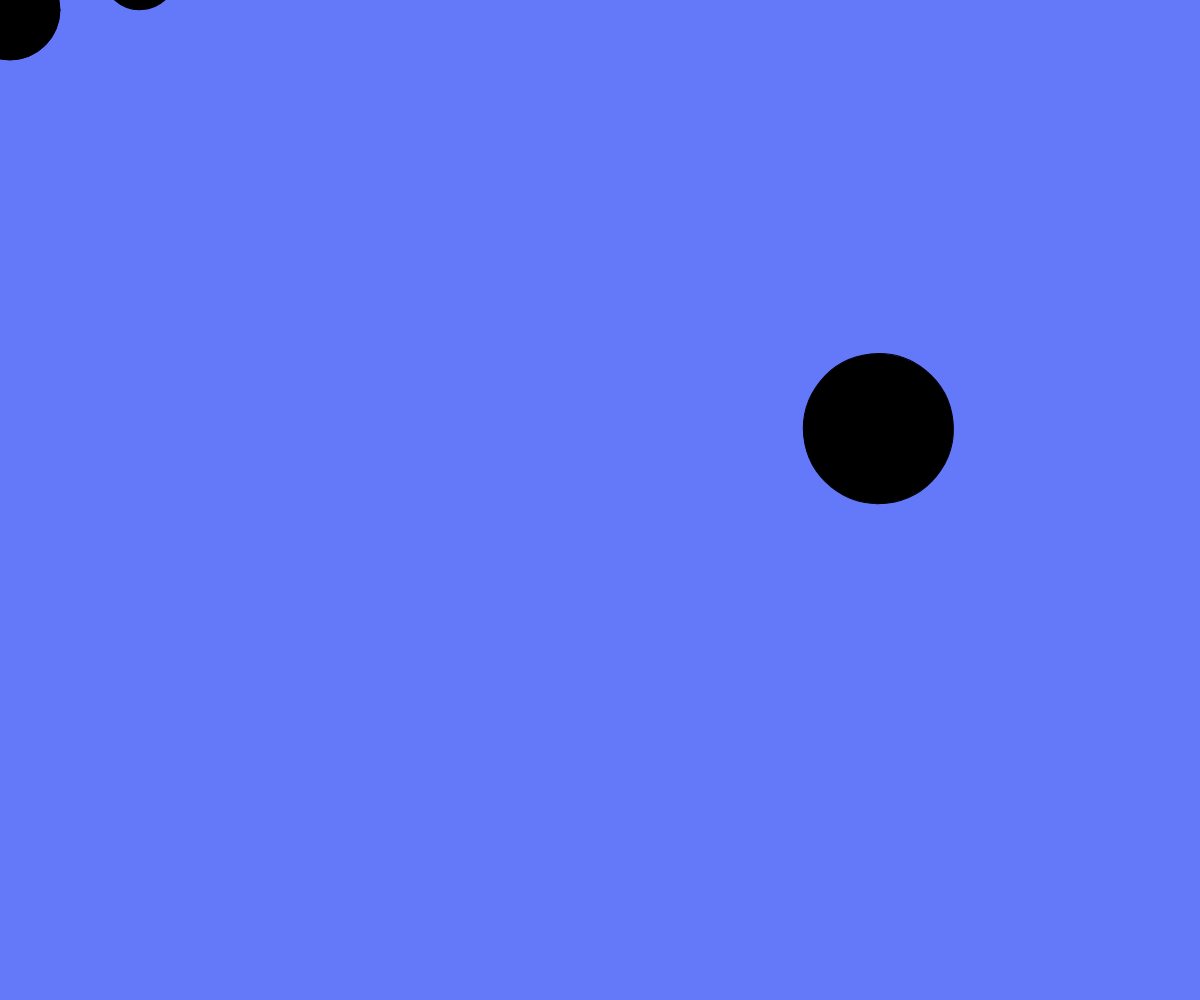
Frame 1 (no input)
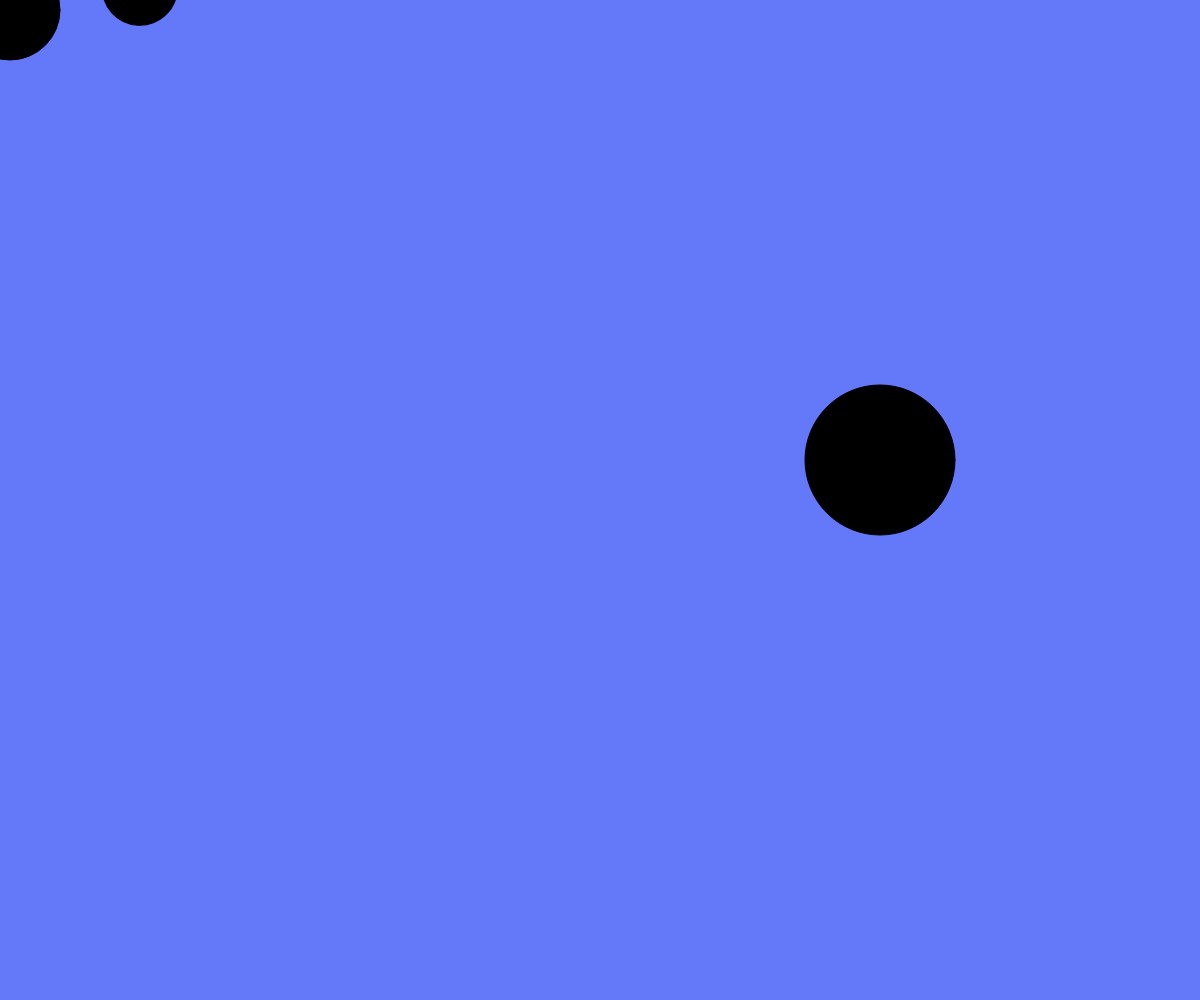
Frame 60 (no input)
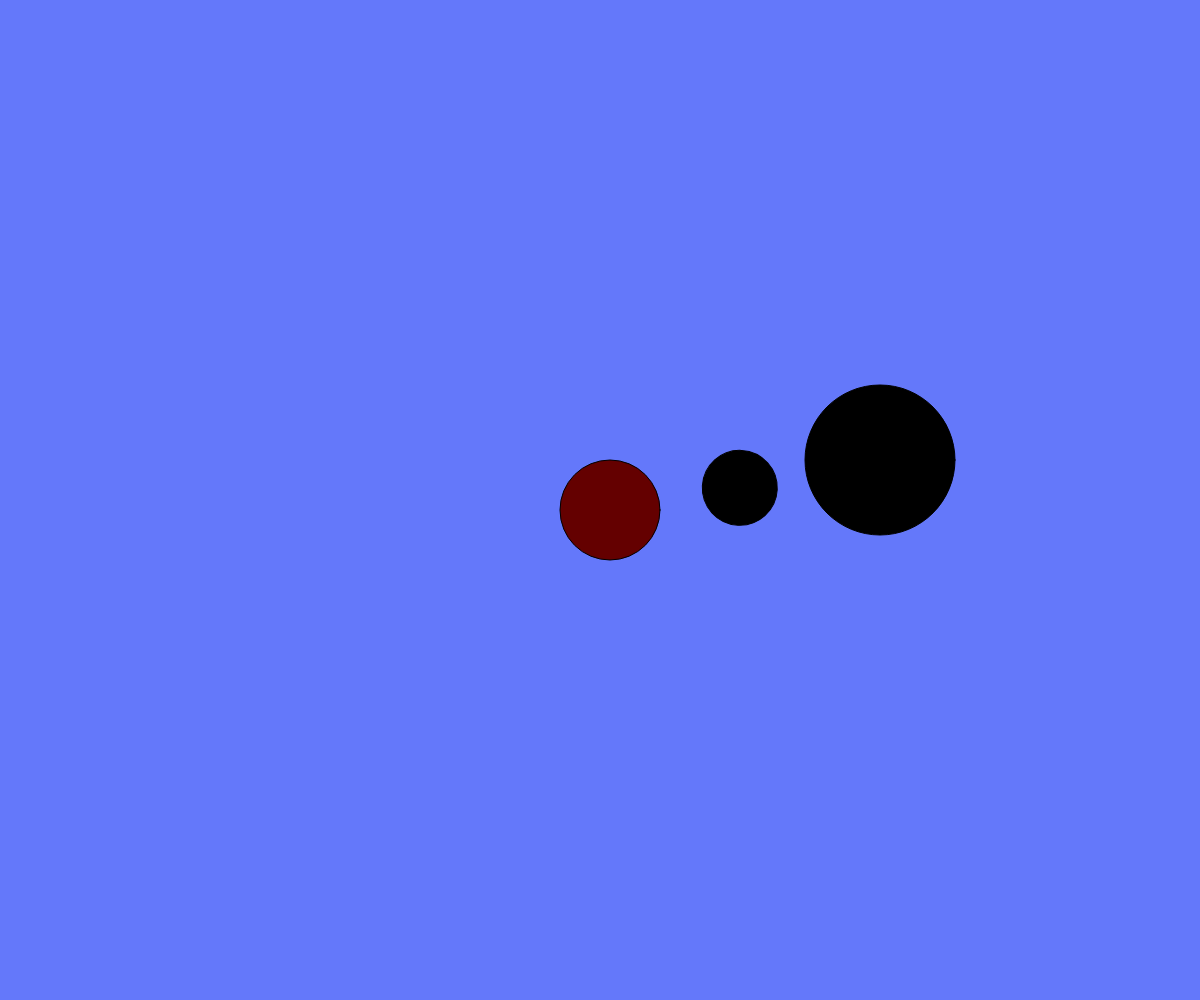
Frame 120 (the mouse pressed at the canvas centre since frame 60)

The p5.js sketch that drew these frames (run headless with seeded random() and noise() and a simulated clock; from frame 60 on, the mouse is pressed at the canvas centre):

// p5.js sketch
// ── sketch.js
//defining variables//
let ballOrbit = 0;
let ballColor1;
let ballColor2;
let ballColor3;

function setup() {
  createCanvas( windowWidth, windowHeight );
  //creating a canvas background//
  frameRate(60);
  //setting framerate//
}
//drawing the circle//
function draw() {
  //--- Mouse Ball ---//

  noCursor();
  //make the ball turn more purple as it moves further right//
  var ballColor1 = ( mouseX*.5 - ( windowHeight*.2 ) );
  var ballColor2 = ( mouseX - ( windowHeight*.8 ) );

  push();
  //coloring the background//
  background( 100, 120, 250 );
  //coloring the ball//
  fill( ballColor1, 0, ballColor2 );
  //ball follows mouse//
  translate( mouseX, mouseY );
  //this is the ball//
  ellipse( 10, 10, 100, 100 );
  pop();
  //--- Mouse Ball End ---//

  //--- Constrained Ball Template Begin ---//
  push();
  translate( mouseX, mouseY );

  push();
    ballOrbit = ballOrbit - 3;
  //ball same color as one above//
  fill( ballColor1-100, 0, ballColor2-100 );
  //ball origin inside main ball//
  translate( -10, -20 );
  //orbit Mouse Ball//
  rotate( radians(ballOrbit) )
  ellipse( 150, 0, 75 );
  pop();
  pop();
  //--- Constrained Ball Template End ---//

  //---big free Ball Start ---//
  push();
  //ball not constrained to original
  translate( windowWidth/2, windowHeight/2 )
  push();
    ballOrbit = ballOrbit - 3;
  fill( ballColor1-120, 0, ballColor2-120);
  translate( -20, -40 );
  rotate( radians(ballOrbit) );
  ellipse( 300, 0, 150 );
  pop();
  pop();
  //big ball end//
}
